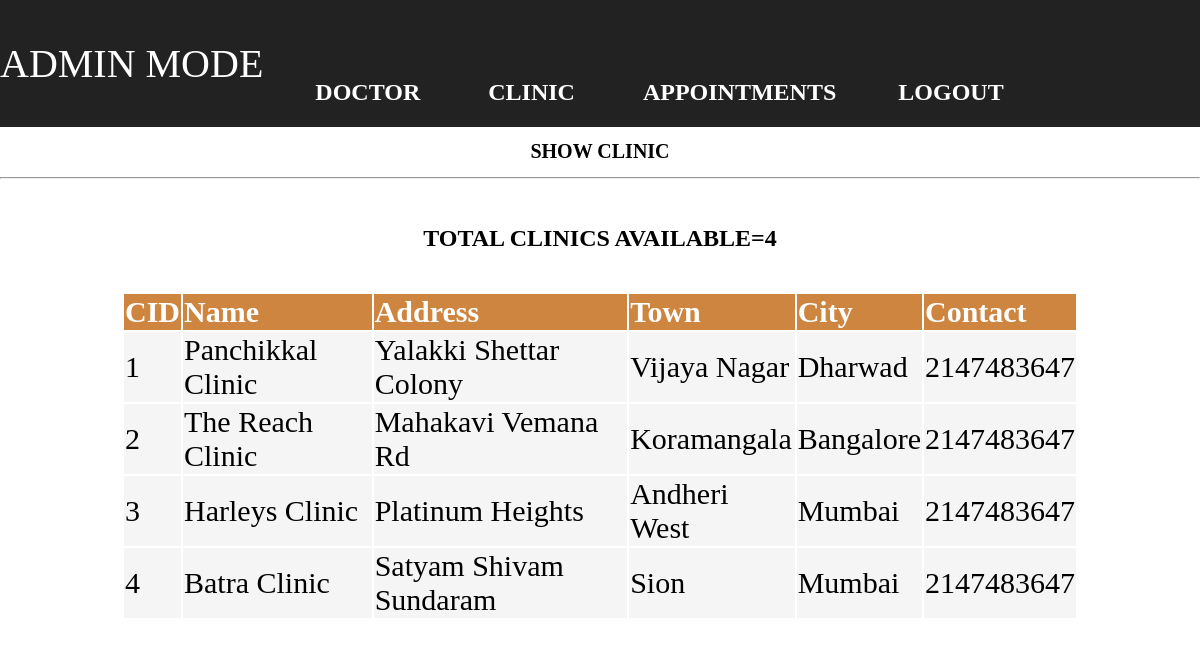
/ShowClinic.php, run on the app's committed database.
### tables this page shows
CREATE TABLE `clinic` (
  `CID` int(11) NOT NULL,
  `Name` varchar(30) NOT NULL,
  `Address` varchar(30) NOT NULL,
  `Town` varchar(20) NOT NULL,
  `City` varchar(20) NOT NULL,
  `Contact` int(10) NOT NULL
);

### ShowClinic.php (the view, shortened to what this page needs)
<html>
<head>
<link rel="stylesheet" href="adminmain.css">
</head>
<body style="background-image: url(Images/Pic10.jpg);">
    <ul>
            <li class="dropdown"><p style="font-family: cursive;font-size: 40px;color: white;">ADMIN MODE</p></li>
            <br>
            <h2>
                <li class="dropdown">
                    <br>&nbsp&nbsp&nbsp&nbsp&nbsp
                    <a class="dropbtn" style="font-family: cursive;">DOCTOR</a>
                </li>
                <li class="dropdown">
                    <br>&nbsp&nbsp&nbsp&nbsp&nbsp
                    <a class="dropbtn" style="font-family: cursive;">CLINIC</a>
                </li>
                <li>
                   <br>&nbsp&nbsp&nbsp&nbsp&nbsp
                    <a href="Appointments.php" style="font-family: cursive;">APPOINTMENTS</a>
                </li>
                <li>
                    <br>&nbsp&nbsp&nbsp&nbsp&nbsp
                    <a href="Home.php" style="font-family: cursive; float: right;">LOGOUT</a>
                </li>
            </h2>
        </ul>
        <center>
            <h1 style="font-family:cursive">SHOW CLINIC</h1><hr>
            <?php
            $conn = mysqli_connect('localhost','root','','appointments');
            $sql="SELECT * FROM clinic order by CID ASC";
            $result = mysqli_query($conn,$sql);
            echo "<br><h2>TOTAL CLINICS AVAILABLE=<b>".mysqli_num_rows($result)."</b></h2><br>";
            echo "<table>
            <tr>
            <th>CID</th>
            <th>Name</th>
            <th>Address</th>
            <th>Town</th>
            <th>City</th>
            <th>Contact</th>
            </tr>";
            while($row = mysqli_fetch_array($result))
            {
                echo "<tr>";
            	echo "<td>" . $row['CID'] . "</td>";
                echo "<td>" . $row['Name'] . "</td>";
                echo "<td>" . $row['Address'] . "</td>";
                echo "<td>" . $row['Town'] . "</td>";
                echo "<td>" . $row['City'] . "</td>";
            	echo "<td>" . $row['Contact'] . "</td>";
                echo "</tr>";
            }
            echo "</table>";
            ?>
    </body>
</html>

### adminmain.css (style rules this page uses)
body, html { background-color:white; height: 100%; margin: 0; background-position:center; background-repeat: no-repeat; background-size: cover; background-attachment:scroll; font-family:verdana; }
h1 { text-align:center; color:black; font-size:20px; top:30%; }
ul { list-style-type: none; margin: 0; padding: 0; overflow: hidden; background-color: #222; }
li { float: left; }
li a, .dropbtn { display: inline-block; color: white; text-align: center; padding: 14px 16px; text-decoration: none; }
li.dropdown { display: inline-block; }

### ShowClinic.php (style rules this page uses)
table { width:80%; border-collapse:separate; border: 5px black; padding: 2px; font-size: 30px; font-family: cursive; }
th { border: 2px black; background-color:peru ; color: white; text-align: left; }
tr,td { border: 2px black; background-color: whitesmoke; color:black; }

### data on the page
clinic: CID "1", Name "Panchikkal Clinic", Address "Yalakki Shettar Colony", Town "Vijaya Nagar", City "Dharwad", Contact "2147483647"
clinic: CID "2", Name "The Reach Clinic", Address "Mahakavi Vemana Rd", Town "Koramangala", City "Bangalore", Contact "2147483647"
clinic: CID "3", Name "Harleys Clinic", Address "Platinum Heights", Town "Andheri West", City "Mumbai", Contact "2147483647"
clinic: CID "4", Name "Batra Clinic", Address "Satyam Shivam Sundaram", Town "Sion", City "Mumbai", Contact "2147483647"

### other printed values
mysqli_num_rows($result) "4"
